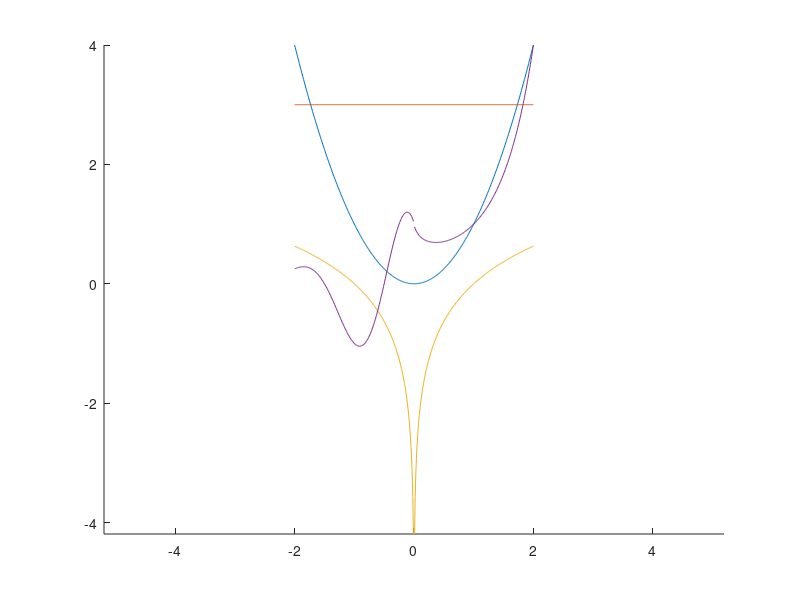

Reproduce this figure in MATLAB.
x=[-2:0.01:2];
y=x.^2;
a=x.^x; %on crée nos fonctions
z=3+0*x; %on crée un vecteur de meme taille que x, égal à 3 tout le temps
v=log(x)/log(3); %on divise log(x) par log(3) pour changer la base
hold on, plot(x,y), plot(x,z), plot(x,v), plot(x,a), axis equal, hold off